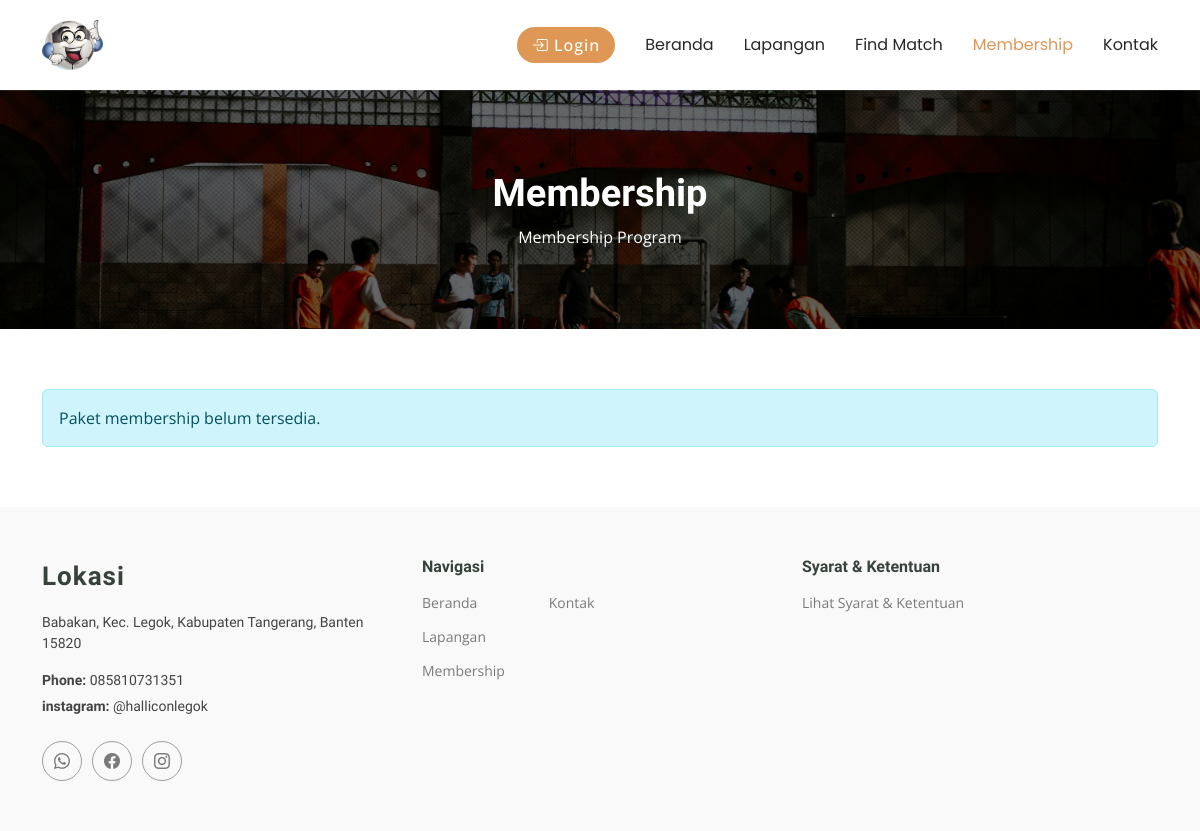
The page /user/membership.php on the database as committed earlier.
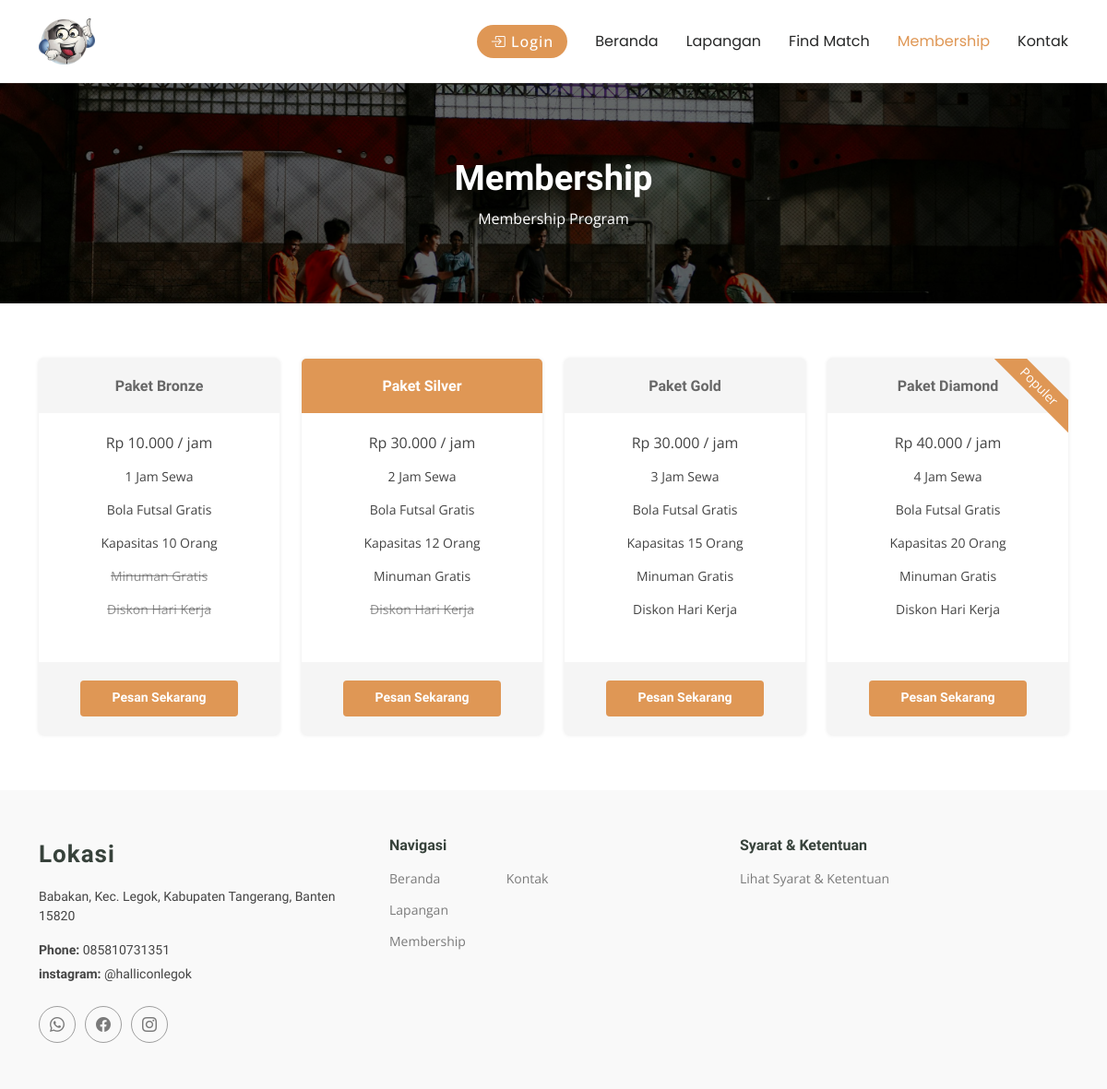
The same page on the database as committed later.
### tables this page shows
CREATE TABLE `membership_212279` (
  `212279_id_membership` int(11) NOT NULL,
  `212279_nama` varchar(50) NOT NULL,
  `212279_harga` int(11) NOT NULL,
  `212279_durasi_jam` int(11) NOT NULL,
  `212279_kapasitas` int(11) NOT NULL,
  `212279_bola_gratis` tinyint(1) NOT NULL DEFAULT 1,
  `212279_minuman_gratis` tinyint(1) NOT NULL DEFAULT 0,
  `212279_diskon_hari_kerja` tinyint(1) NOT NULL DEFAULT 0,
  `212279_featured` tinyint(1) NOT NULL DEFAULT 0,
  `212279_populer` tinyint(1) NOT NULL DEFAULT 0,
  `212279_urutan` int(11) NOT NULL DEFAULT 0,
  `212279_aktif` tinyint(1) NOT NULL DEFAULT 1
);

### functions.php (called while the page is built, shortened)
<?php
$conn = mysqli_connect("localhost", "root", "", "dbfutsal");
function query($query)
{
  global $conn;
  $result = mysqli_query($conn, $query);
  $rows = [];
  while ($row = mysqli_fetch_assoc($result)) {
    $rows[] = $row;
  }
  return $rows;
}
function ensureMembershipTable()
{
  try {
    seedDefaultMemberships();
    return true;
  } catch (mysqli_sql_exception $e) {
    return false;
  }
}
function seedDefaultMemberships()
{
  global $conn;
  try {
    $res = mysqli_query($conn, "SELECT COUNT(*) AS total FROM membership_212279");
    if ($res && ($row = mysqli_fetch_assoc($res))) {
      if (intval($row['total']) > 0) {
        return;
      }
    }
  } catch (mysqli_sql_exception $e) {
  }
}
function getMembershipPackages($onlyActive = true)
{
  ensureMembershipTable();
  $filter = $onlyActive ? "WHERE 212279_aktif = 1" : "";
  return query("SELECT * FROM membership_212279 $filter ORDER BY 212279_urutan, 212279_id_membership");
}

### user/membership.php (the view, shortened to what this page needs)
<?php
require "../functions.php";
$loggedIn = isset($_SESSION['role']);
$membershipReady = ensureMembershipTable();
$packages = $membershipReady ? getMembershipPackages(true) : [];
?>
<!DOCTYPE html>
<html lang="en">
<head>
  <link href="../assets/vendor/bootstrap/css/bootstrap.min.css" rel="stylesheet">
  <link href="../assets/vendor/bootstrap-icons/bootstrap-icons.css" rel="stylesheet">
  <link href="../assets/vendor/aos/aos.css" rel="stylesheet">
  <link href="../assets/vendor/glightbox/css/glightbox.min.css" rel="stylesheet">
  <link href="../assets/vendor/swiper/swiper-bundle.min.css" rel="stylesheet">
  <link href="../assets/css/main.css" rel="stylesheet">
</head>
<body class="index-page">
  <header id="header" class="header d-flex align-items-center sticky-top">
    <div class="container-fluid container-xl position-relative d-flex align-items-center">
      <a href="#" class="logo d-flex align-items-center me-auto">
        <img src="../assets/img/WhatsApp Image 2025-01-15 at 23.09.18_f546f133.jpg" alt="">
      </a>
      <nav id="navmenu" class="navmenu">
        <ul>
          <li><a href="../index.php" >Beranda<br></a></li>
          <li><a href="lapangan.php">Lapangan</a></li>
          <li><a href="find_match.php">Find Match</a></li>
          <li><a href="membership.php" class="active">Membership</a></li>
          <li><a href="../kontak.php">Kontak</a></li>
        </ul>
      </nav>
            <?php if ($loggedIn): ?>
            <div class="dropdown">
                <a class="btn-getstarted dropdown-toggle profile-trigger" href="#" role="button" data-bs-toggle="dropdown" aria-expanded="false">
                    <img src="../img/<?= $profil["212279_foto"]; ?>" alt="Foto Profil" class="profile-thumb">
                    <span>Profil</span>
                </a>
                <ul class="dropdown-menu dropdown-menu-end">
                    <li><a class="dropdown-item" href="edit_profil.php">Edit Profil</a></li>
                    <li><a class="dropdown-item" href="../logout.php">Logout</a></li>
                </ul>
            </div>
        <?php else: ?>
            <a href="../login.php" class="btn-getstarted" type="submit">
                <i class="bi bi-box-arrow-in-right"></i> Login
            </a>
        <?php endif; ?>
    </div>
  </header>
  <main class="main">
   <div class="page-title" data-aos="fade">
    <img src="../assets/img/photo-1630420598913-44208d36f9af.jpg" alt="">
      <div class="heading">
        <div class="container">
          <div class="row d-flex justify-content-center text-center">
            <div class="col-lg-8">
              <h1>Membership</h1>
              <p class="mb-0">Membership Program</p>
            </div>
          </div>
        </div>
      </div>
    </div>
    <section id="pricing" class="pricing section">
  <div class="container">
    <div class="row gy-3">
      <?php if (count($packages) === 0): ?>
        <div class="col-12">
          <div class="alert alert-info mb-0">Paket membership belum tersedia.</div>
        </div>
      <?php endif; ?>
      <?php $delay = 100; ?>
      <?php foreach ($packages as $pkg): ?>
        <?php
          $featuredClass = $pkg['212279_featured'] ? ' featured' : '';
          $delay = min(400, $delay);
        ?>
        <div class="col-xl-3 col-lg-6" data-aos="fade-up" data-aos-delay="<?= $delay; ?>">
          <div class="pricing-item<?= $featuredClass; ?>">
            <?php if ($pkg['212279_populer']): ?>
              <span class="advanced">Populer</span>
            <?php endif; ?>
            <h3>Paket <?= htmlspecialchars($pkg['212279_nama']); ?></h3>
            <div class="price">Rp <?= number_format((int) $pkg['212279_harga'], 0, ',', '.'); ?> / jam</div>
            <ul>
              <li><?= (int) $pkg['212279_durasi_jam']; ?> Jam Sewa</li>
              <li<?= $pkg['212279_bola_gratis'] ? '' : ' class="na"'; ?>>Bola Futsal Gratis</li>
              <li>Kapasitas <?= (int) $pkg['212279_kapasitas']; ?> Orang</li>
              <li<?= $pkg['212279_minuman_gratis'] ? '' : ' class="na"'; ?>>Minuman Gratis</li>
              <li<?= $pkg['212279_diskon_hari_kerja'] ? '' : ' class="na"'; ?>>Diskon Hari Kerja</li>
            </ul>
            <div class="btn-wrap">
              <a href="lapangan.php" class="btn-buy">Pesan Sekarang</a>
            </div>
          </div>
        </div>
        <?php $delay += 100; ?>
      <?php endforeach; ?>
    </div>
  </div>
</section>
  </main>
  <footer id="footer" class="footer position-relative light-background">
    <div class="container footer-top">
      <div class="row gy-4">
        <div class="col-6 col-lg-4 col-md-6 footer-about">
          <a href="index.html" class="logo d-flex align-items-center">
            <span class="sitename">Lokasi</span>
          </a>
          <div class="footer-contact pt-3">
            <p>Babakan, Kec. Legok, Kabupaten Tangerang, Banten 15820</p>
            <p class="mt-3"><strong>Phone:</strong> <span>085810731351</span></p>
            <p><strong>instagram:</strong> <span>@halliconlegok</span></p>
          </div>
          <div class="social-links d-flex mt-4">
            <a href=""><i class="bi bi-whatsapp"></i></a>
            <a href=""><i class="bi bi-facebook"></i></a>
            <a href=""><i class="bi bi-instagram"></i></a>
          </div>
        </div>
        <div class=" col-6 col-lg-4 col-md-6 footer-links">
          <h4>Navigasi</h4>
          <div class="row">
            <div class="col-6 col-lg-4">
              <ul>
                <li><a href="#">Beranda</a></li>
                <li><a href="user/lapangan.php">Lapangan</a></li>
                <li><a href="user/membership.php">Membership</a></li>
              </ul>
            </div>
            <div class="col-6 col-lg-4">
              <ul>
                <li><a href="kontak.php">Kontak</a></li>
              </ul>
            </div>
          </div>
        </div>
        <div class="col-6 col-lg-4 col-md-6 footer-links">
          <h4>Syarat & Ketentuan</h4>
          <ul>
            <li><a href="#">Lihat Syarat & Ketentuan</a></li>
          </ul>
        </div>
      </div>
    </div>
  </footer>
</body>
</html>

Rows that differ between the two databases and show on the page:
added membership_212279: 212279_nama "Bronze", 212279_harga "10.000", 212279_durasi_jam "1", 212279_kapasitas "10", 212279_minuman_gratis 0 (drawn), 212279_diskon_hari_kerja 0 (drawn)
added membership_212279: 212279_nama "Silver", 212279_harga "30.000", 212279_durasi_jam "2", 212279_kapasitas "12", 212279_featured 1 (drawn), 212279_diskon_hari_kerja 0 (drawn)
added membership_212279: 212279_nama "Gold", 212279_harga "30.000", 212279_durasi_jam "3", 212279_kapasitas "15", 212279_diskon_hari_kerja 1 (drawn)
added membership_212279: 212279_populer "Populer", 212279_nama "Diamond", 212279_harga "40.000", 212279_durasi_jam "4", 212279_kapasitas "20", 212279_diskon_hari_kerja 1 (drawn)
Other text that changed with them:
text no longer shown: "Paket membership belum tersedia."
